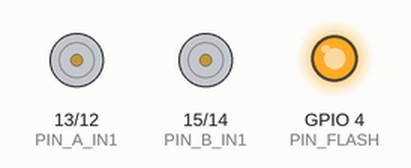
The sketch below on a simulated ESP32. Parts: motor-driver pin pairs drawn as motors (green arrow = first pin HIGH = forward, orange = second pin HIGH = backward, longer = more drive), output pins drawn as LEDs (lit = HIGH).

Above: at 2.07 s.
At 3.4 s:
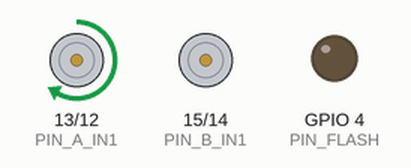
At 8.2 s:
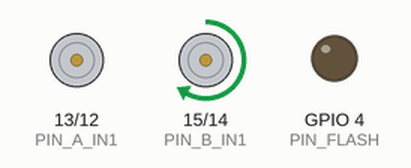
At 10.2 s:
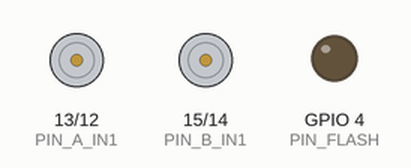
Timing chart, 0 to 14.0 s (numbered marks = the images above):
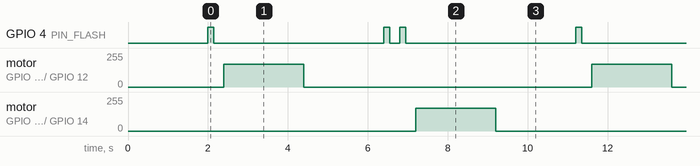

Measured:
- by itself, GPIO 4 (PIN_FLASH): repeats every 9.2 s: LOW 4.3 s, HIGH 0.15 s, LOW 0.25 s, HIGH 0.15 s, LOW 4.3 s, HIGH 0.15 s
- by itself, motor on GPIO 13 (PIN_A_IN1) / GPIO 12 (PIN_A_IN2), motor on GPIO 15 (PIN_B_IN1) / GPIO 14 (PIN_B_IN2): alternates forward 169/255 for 2.0 s and stopped for 7.2 s

The sketch:

17_motor_map.ino
```cpp
/*
 * 17_motor_map - какая группа колёс к какому пину.
 *
 * Фара мигает 1 раз -> крутится ГРУППА А (пины 13/12), 2 секунды
 * Фара мигает 2 раза -> крутится ГРУППА Б (пины 15/14), 2 секунды
 * И так по кругу. Колёса вывесить, чтобы робот не уехал.
 *
 * ЗАПИШИ: какие колёса крутятся в группе А, какие в группе Б,
 * и в какую сторону (вперёд или назад).
 *
 * Результат на нашем шасси: А = передние, Б = задние. Значит бортами
 * управлять нельзя и поворотов нет, пока провода не переставлены.
 */

#define PIN_A_IN1 13
#define PIN_A_IN2 12
#define PIN_B_IN1 15
#define PIN_B_IN2 14
#define PIN_FLASH  4

#define CH_A1 2
#define CH_A2 3
#define CH_B1 4
#define CH_B2 5

#define MOTOR_FREQ 1000
#define MOTOR_RES  8
#define TEST_SPEED 170

#if ESP_ARDUINO_VERSION_MAJOR >= 3
  #define PWM_SETUP(pin, ch, freq, res) ledcAttach(pin, freq, res)
  #define PWM_WRITE(pin, ch, duty)      ledcWrite(pin, duty)
#else
  #define PWM_SETUP(pin, ch, freq, res) do { ledcSetup(ch, freq, res); \
                                             ledcAttachPin(pin, ch); } while (0)
  #define PWM_WRITE(pin, ch, duty)      ledcWrite(ch, duty)
#endif

static void allStop() {
  PWM_WRITE(PIN_A_IN1, CH_A1, 0);
  PWM_WRITE(PIN_A_IN2, CH_A2, 0);
  PWM_WRITE(PIN_B_IN1, CH_B1, 0);
  PWM_WRITE(PIN_B_IN2, CH_B2, 0);
}

static void blink(int times) {
  for (int i = 0; i < times; i++) {
    digitalWrite(PIN_FLASH, HIGH);
    delay(150);
    digitalWrite(PIN_FLASH, LOW);
    delay(250);
  }
}

void setup() {
  pinMode(PIN_FLASH, OUTPUT);
  digitalWrite(PIN_FLASH, LOW);

  PWM_SETUP(PIN_A_IN1, CH_A1, MOTOR_FREQ, MOTOR_RES);
  PWM_SETUP(PIN_A_IN2, CH_A2, MOTOR_FREQ, MOTOR_RES);
  PWM_SETUP(PIN_B_IN1, CH_B1, MOTOR_FREQ, MOTOR_RES);
  PWM_SETUP(PIN_B_IN2, CH_B2, MOTOR_FREQ, MOTOR_RES);
  allStop();
  delay(2000);
}

void loop() {
  // ГРУППА А, пины 13/12
  blink(1);
  PWM_WRITE(PIN_A_IN1, CH_A1, TEST_SPEED);
  PWM_WRITE(PIN_A_IN2, CH_A2, 0);
  delay(2000);
  allStop();
  delay(2000);

  // ГРУППА Б, пины 15/14
  blink(2);
  PWM_WRITE(PIN_B_IN1, CH_B1, TEST_SPEED);
  PWM_WRITE(PIN_B_IN2, CH_B2, 0);
  delay(2000);
  allStop();
  delay(2000);
}
```
